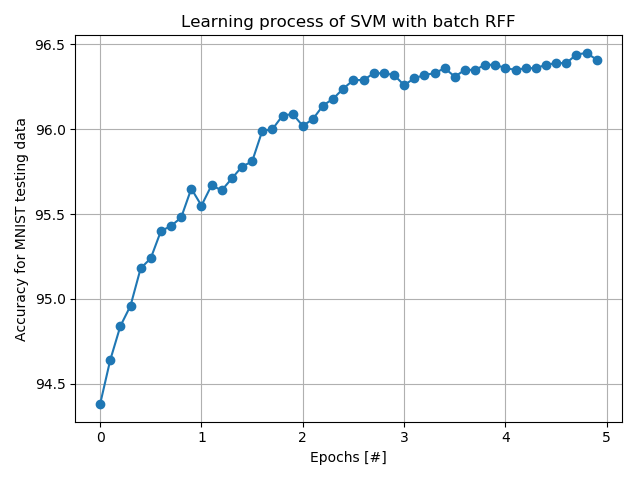

Source code (Python):
#!/usr/bin/env python3
#
# Author: Tetsuya Ishikawa <tiskw111@gmail.com>
# Date  : January 24, 2021
##################################################### SOURCE START #####################################################

import matplotlib.pyplot as mpl

if __name__ == "__main__":

    epochs  = []
    batches = []
    accs    = []

    ### Parse output file
    for line in open("output_main_rff_batch.txt"):
        if line.startswith("Epoch = "):
            items = [s.strip() for s in line.split(",")]
            epoch = int(items[0][-1])
            batch = int(items[1][-1])
            acc   = float(items[2][-9:-4])
            epochs.append(epoch)
            batches.append(batch)
            accs.append(acc)

    ### Convert epoch and batch numbers to real value epochs
    epochs_float = [e + b / (max(batches) + 1.0) for e, b in zip(epochs, batches)]

    ### Plot a figure
    mpl.figure(0)
    mpl.title("Learning process of SVM with batch RFF")
    mpl.xlabel("Epochs [#]")
    mpl.ylabel("Accuracy for MNIST testing data")
    mpl.plot(epochs_float, accs, "-o")
    mpl.grid()
    mpl.tight_layout()
    mpl.show()

#################################### SOURCE FINISH ##################################
# vim: expandtab tabstop=4 shiftwidth=4 fdm=marker
